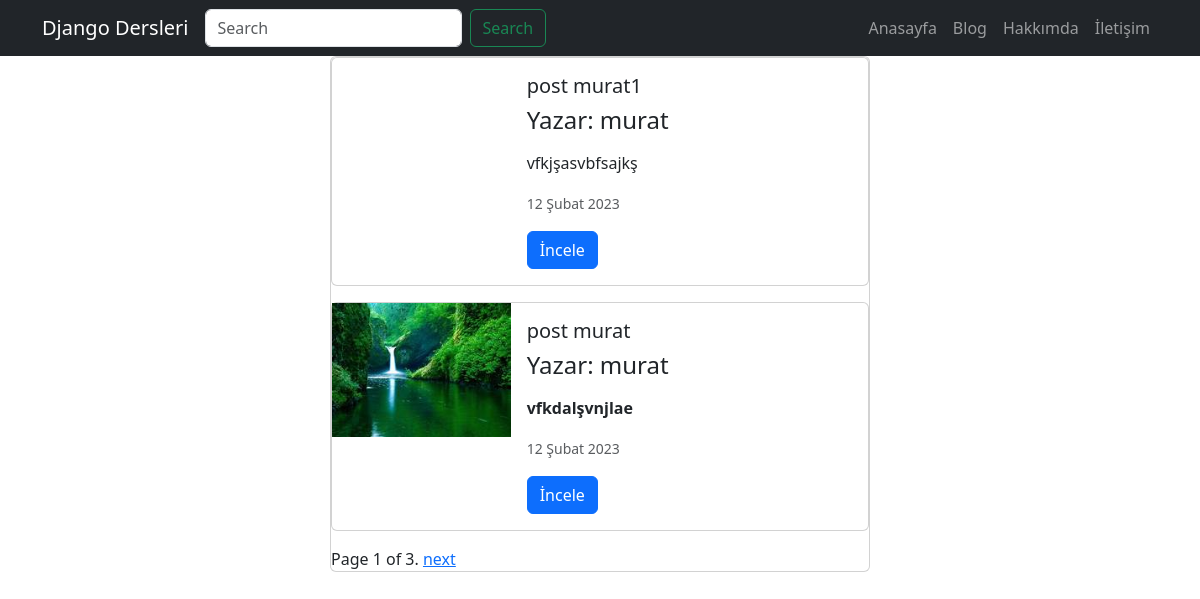
The page /post/index/ on the database its author committed.
### post/models.py (models this page shows, shortened)
class Post(models.Model):
    title=models.CharField(max_length=120,verbose_name="Başlık")#verbose_name kullanıcıya gösterilen kısım yanı kullanıcı Başlık görecek admin sayfasında
    content=RichTextField(verbose_name="İçerik")
    publishing_date=models.DateField(verbose_name="yayınlanma tarihi",auto_now_add=True)
    image=models.ImageField(null=True,blank=True)
    slug=models.SlugField(unique=True,editable=False,max_length=130)
    user=models.ForeignKey("auth.User",verbose_name="Yazar",on_delete=models.CASCADE,related_name="posts")
    def get_absolute_url(self):
        return f"/post/{self.slug}"
    class Meta:#burada postları sıraladık
        ordering=["-id"]#buraya '-' işareti ters sırala demek burada id buyuk olan en basa gelecek

### post/views.py (the view, shortened to what this page needs)
# urls.py: path('index/',post_index,name="index"),
def post_index(request):
    post_list = Post.objects.all()
    quary=request.GET.get("q")
    paginator = Paginator(post_list, 2) # Show 25 contacts per page. burada sayfalamayı gösteriyoruz
    page = request.GET.get('page')
    try:
        posts=paginator.page(page)
    except PageNotAnInteger:
        posts=paginator.page(1)
    except EmptyPage:
        posts=paginator.page(paginator.num_pages)
    return render(request,'post/index.html',{"posts":posts})

### templates/post/index.html (shortened to what this page needs)
{% extends 'base.html' %}
{%block body%}
<div class="card mb-3" style="max-width: 540px;margin: 0 auto;">
    {% for post in posts%}
        {% include 'post/card.html' %}
    {%endfor%}
    <div class="row">
        <div class="col-md-6 col-md-offset-3">
            <div class="    ">
                <span class="step-links">
                    <span class="current">
                        Page {{ posts.number }} of {{ posts.paginator.num_pages }}.
                    </span>
                    {% if posts.has_next %}
                        <a href="?page={{ posts.next_page_number }}{%if request.GET.q%}&q={{request.GET.q}}{% endif %}">next</a>
                    {% endif %}
                </span>
            </div>
        </div>
    </div>
</div>
{% endblock %}

### templates/post/card.html (shortened to what this page needs)
{% load static%}
<div class="card mb-3" style="max-width: 540px;">
    <div class="row g-0">
      <div class="col-md-4">
        {% if post.image%}
        <img src="{{post.image.url}}" class="img-responsive"style="width: 100%;" alt="...">
        {% endif %}
    </div>
      <div class="col-md-8">
        <div class="card-body">
          <h5 class="card-title">{{post.title}}</h5>
          <h4>Yazar: {{post.user.get_full_name}}</h4>
          <p class="card-text">{{post.content|safe|linebreaks|truncatechars:150}}</p>
          <p class="card-text"><small class="text-muted"> {{post.publishing_date}}</small></p>
          <div class="btn-group">
            <a href="{{post.get_absolute_url}}" class="btn btn-primary">İncele</a>
          </div>
        </div>
      </div>
    </div>
  </div>

### rows shown on the page
Post: title "post murat1", user.get_full_name "murat", content "vfkjşasvbfsajkş", publishing_date "12 Şubat 2023"
Post: image (picture), title "post murat", user.get_full_name "murat", content "vfkdalşvnjlae", publishing_date "12 Şubat 2023"

### other values the page prints
{{ posts.number }} "1"
{{ posts.paginator.num_pages }} "3"
